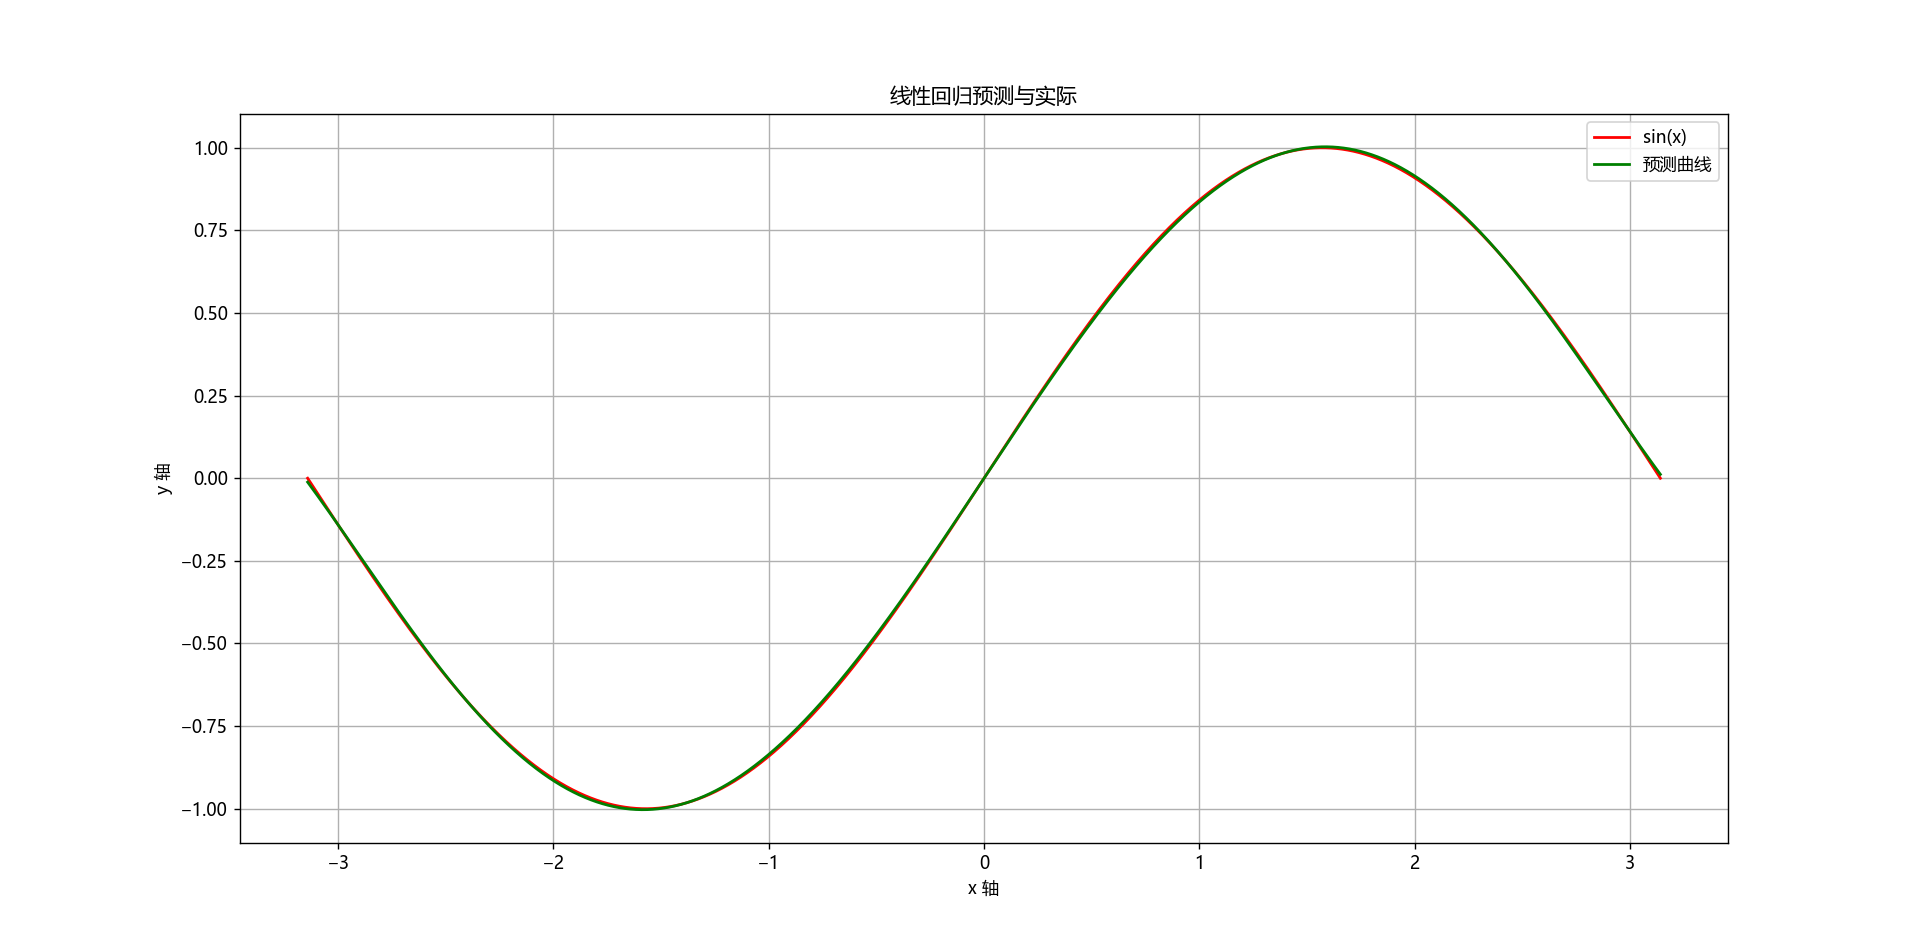

Write Python code to recreate this figure.
import numpy as np
import matplotlib.pyplot as plt
import matplotlib as mpl

# 设置中文字体
mpl.rc('font', family='Microsoft YaHei')

class LinearRegression:
    def __init__(self):
        self.theta = None

    def fit(self, input_datax, datay, learning_rate=0.01, lamda=0.01, maxstep=1e6, stoplearn_count=50):
        sample_num, character_num = input_datax.shape
        datax = np.c_[input_datax, np.ones(sample_num)]  # 添加截距项
        self.theta = np.zeros((character_num + 1, 1))  # 初始化theta
        last_better = 0
        last_theta = float('inf')  # 初始化损失为无穷大
        loss_history = []  # 用于记录损失

        for step in range(int(maxstep)):
            predict = datax.dot(self.theta)
            jtheta = np.mean((predict - datay) ** 2) / 2
            loss_history.append(jtheta)  # 记录损失
            gradient = lamda * self.theta + (datax.T.dot(predict - datay)) / sample_num
            self.theta -= learning_rate * gradient

            if jtheta < last_theta - 1e-8:
                last_theta = jtheta
                last_better = step
            elif step - last_better > stoplearn_count:
                break

    def predict(self, input_datax):
        sample_num = input_datax.shape[0]
        datax = np.c_[input_datax, np.ones(sample_num)]
        return datax.dot(self.theta)

# 生成数据
x = np.linspace(-np.pi, np.pi, 8000).reshape(-1, 1)
y = np.sin(x)

# 多项式特征生成
datax = np.ones((x.shape[0], 6))
for i in range(1, 6):
    datax[:, i] = x[:, 0] ** i

# 标准化
mean = np.mean(datax, axis=0)
std = np.std(datax, axis=0)
std[std == 0] = 1e-9  # 避免除以零

datax = (datax - mean) / std

# 训练模型
model = LinearRegression()
model.fit(datax, y, learning_rate=0.3, lamda=0.00005)

# 预测
predict_y = model.predict(datax)

# 绘制结果
plt.figure()
plt.plot(x, y, "r-", lw=1.6, label='sin(x)')
plt.plot(x, predict_y, 'g-', lw=1.6, label='预测曲线')
plt.legend(loc='best')
plt.grid(True)
plt.title('线性回归预测与实际')
plt.xlabel('x 轴')
plt.ylabel('y 轴')
plt.show()
